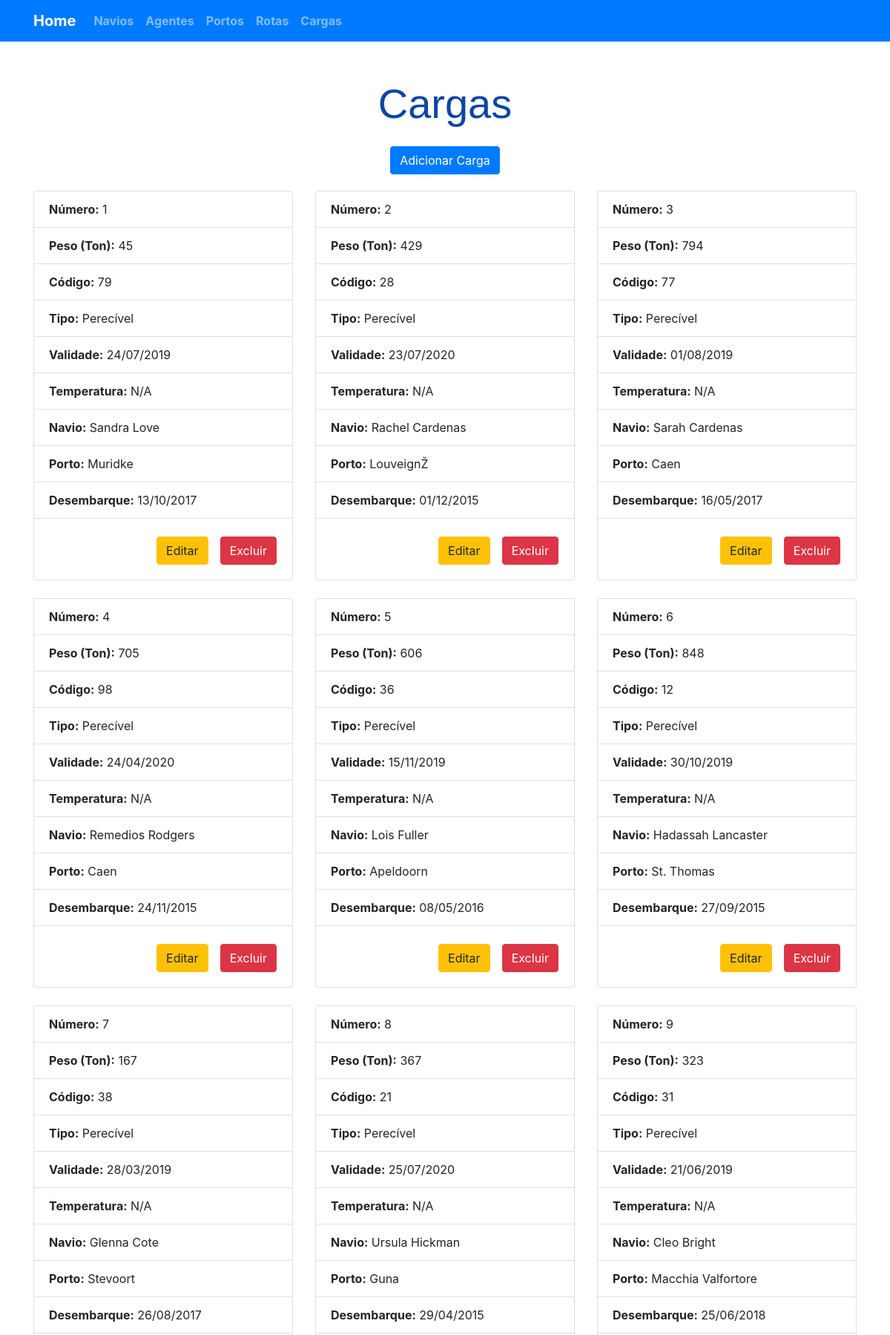
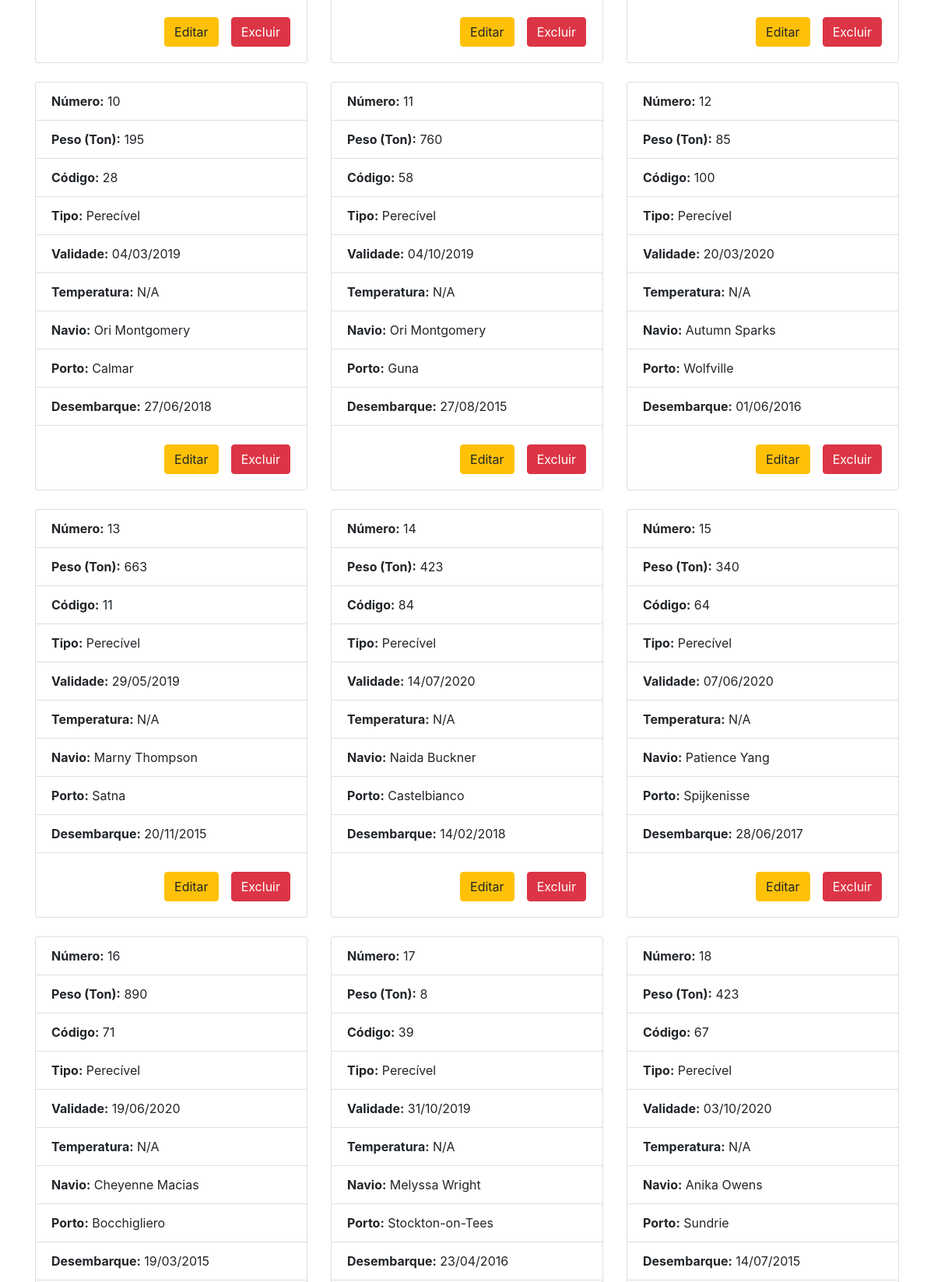
Page /cargaPage.php (upper part) on the committed database (2 pictures, top to bottom).
### tables this page shows
CREATE TABLE carga (
  numero INT UNSIGNED NOT NULL AUTO_INCREMENT,
  peso FLOAT NOT NULL,
  codigo INT UNSIGNED NOT NULL,
  tipo varchar(10) NOT NULL,
  data_validade varchar(11) DEFAULT NULL,
  temperatura_maxima FLOAT DEFAULT NULL,
  nome_navio varchar(100) NOT NULL,
  nome_porto varchar(100) NOT NULL,
  data_maxima_desembarque varchar(11) NOT NULL,
  PRIMARY KEY (numero),
  CONSTRAINT agente_carga_fk FOREIGN KEY (codigo) REFERENCES agente (codigo) ON DELETE CASCADE ON UPDATE CASCADE,
  CONSTRAINT navio_carga_fk FOREIGN KEY (nome_navio) REFERENCES navio (nome) ON DELETE CASCADE ON UPDATE CASCADE,
  CONSTRAINT porto_carga_fk FOREIGN KEY (nome_porto) REFERENCES porto (nome) ON DELETE CASCADE ON UPDATE CASCADE
);

### connection.php (called while the page is built, shortened)
<?php
function open_database(){
    try{
        $connection = new mysqli("localhost", "root", "", "empresa_portuaria");
        $connection->query("SET NAMES 'utf8'");
        return $connection;
    } catch (Exception $ex) {
        echo $ex->getMessage();
        return null;
    }
}
function selectAll($sql){
    $database = open_database();
    $result = $database->query($sql);
    while($row = mysqli_fetch_array($result)){
        $grupo[] = $row;
    }
    return $grupo;
}
function selectAllCargas(){
    $sql = "SELECT * FROM carga ORDER BY numero";
    return selectAll($sql);
}

### cargaPage.php (the view, shortened to what this page needs)
<!DOCTYPE html>
<?php include 'connection.php';
    try {
       $grupo = selectAllCargas();
   } catch (Exception $ex) {
       echo $ex->getMessage();
   }
?>
<?php
    function formataData($data){
        $array = explode("-", $data);
        $novaData = $array[2]."/".$array[1]."/".$array[0];
        return $novaData;
    }
?>
    <h1 class="mb-4 display-4">Cargas</h1>
    <p id="addlink">
        <a class="btn btn-primary" href="insertCarga.php">Adicionar Carga</a>
    </p>
    <div class="container mt-5">
            <div class="row mb-5 justify-content-center">
                <?php
                if($grupo){
                    foreach ($grupo as $carga){ ?>
                <div class="col-sm-11 col-md-6 col-lg-4 mt-4">
                    <div class="card">
                            <ul class="list-group list-group-flush">
                                <li class="list-group-item">
                                    <div class="d-inline font-weight-bold">Número:</div>
                                    <div class="d-inline"> <?=$carga["numero"]?> </div>
                                </li>
                                <li class="list-group-item">
                                    <div class="d-inline font-weight-bold">Peso (Ton):</div>
                                    <div class="d-inline"> <?=$carga["peso"]?> </div>
                                </li>
                                <li class="list-group-item">
                                    <div class="d-inline font-weight-bold">Código:</div>
                                    <div class="d-inline"> <?=$carga["codigo"]?> </div>
                                </li>
                                <li class="list-group-item">
                                    <div class="d-inline font-weight-bold">Tipo:</div>
                                    <div class="d-inline"> <?php if($carga["tipo"] == "perecivel"){echo 'Perecível';} else {echo 'Sensível';}?> </div>
                                </li>
                                <li class="list-group-item">
                                    <div class="d-inline font-weight-bold">Validade:</div>
                                    <div class="d-inline"> <?php if($carga["data_validade"]){echo formataData($carga["data_validade"]);} else {echo 'N/A';}?> </div>
                                </li>
                                <li class="list-group-item">
                                    <div class="d-inline font-weight-bold">Temperatura:</div>
                                    <div class="d-inline"> <?php if($carga["temperatura_maxima"]){echo $carga["temperatura_maxima"]."C";} else {echo 'N/A';}?> </div>
                                </li>
                                <li class="list-group-item">
                                    <div class="d-inline font-weight-bold">Navio:</div>
                                    <div class="d-inline"> <?=$carga["nome_navio"]?> </div>
                                </li>
                                <li class="list-group-item">
                                    <div class="d-inline font-weight-bold">Porto:</div>
                                    <div class="d-inline"> <?=$carga["nome_porto"]?> </div>
                                </li>
                                <li class="list-group-item">
                                    <div class="d-inline font-weight-bold">Desembarque:</div>
                                    <div class="d-inline"> <?php if($carga["data_maxima_desembarque"]){echo formataData($carga["data_maxima_desembarque"]);} else {echo 'N/A';}?> </div>
                                </li>
                            </ul>
                        <div class="card-body ml-auto">
                            <div class="row">
                                <form class="mr-3 mt-1" name="alterar" action="updateCarga.php" method="POST">
                                    <input class="btn btn-warning" type="submit" value="Editar" name="editar" />
                                </form>
                                <form class="mr-3 mt-1" name="excluir" action="connection.php" method="POST">
                                    <input class="btn btn-danger" type="submit" value="Excluir" name="excluir" />
                                </form>
                            </div>
                        </div>
                    </div>
                </div>
                <?php }
                }
                ?>
            </div>
        </div>

### css/inicialPage.css (style rules this page uses)
h1 { font-family: sans-serif; text-align: center; color: #0D47A1; top:50px; position: relative; }
p#addlink { display: block; top:50px; position: relative; text-align: center; }
a { font-weight: bolder; text-decoration: none; }

### rows in the picture
carga: numero "1", peso "45", codigo "79", tipo "Perecível", data_validade "24/07/2019", shows "N/A", nome_navio "Sandra Love", nome_porto "Muridke", data_maxima_desembarque "13/10/2017"
carga: numero "2", peso "429", codigo "28", tipo "Perecível", data_validade "23/07/2020", shows "N/A", nome_navio "Rachel Cardenas", nome_porto "LouveignŽ", data_maxima_desembarque "01/12/2015"
carga: numero "3", peso "794", codigo "77", tipo "Perecível", data_validade "01/08/2019", shows "N/A", nome_navio "Sarah Cardenas", nome_porto "Caen", data_maxima_desembarque "16/05/2017"
carga: numero "4", peso "705", codigo "98", tipo "Perecível", data_validade "24/04/2020", shows "N/A", nome_navio "Remedios Rodgers", nome_porto "Caen", data_maxima_desembarque "24/11/2015"
carga: numero "5", peso "606", codigo "36", tipo "Perecível", data_validade "15/11/2019", shows "N/A", nome_navio "Lois Fuller", nome_porto "Apeldoorn", data_maxima_desembarque "08/05/2016"
carga: numero "6", peso "848", codigo "12", tipo "Perecível", data_validade "30/10/2019", shows "N/A", nome_navio "Hadassah Lancaster", nome_porto "St. Thomas", data_maxima_desembarque "27/09/2015"
carga: numero "7", peso "167", codigo "38", tipo "Perecível", data_validade "28/03/2019", shows "N/A", nome_navio "Glenna Cote", nome_porto "Stevoort", data_maxima_desembarque "26/08/2017"
carga: numero "8", peso "367", codigo "21", tipo "Perecível", data_validade "25/07/2020", shows "N/A", nome_navio "Ursula Hickman", nome_porto "Guna", data_maxima_desembarque "29/04/2015"
carga: numero "9", peso "323", codigo "31", tipo "Perecível", data_validade "21/06/2019", shows "N/A", nome_navio "Cleo Bright", nome_porto "Macchia Valfortore", data_maxima_desembarque "25/06/2018"
carga: numero "10", peso "195", codigo "28", tipo "Perecível", data_validade "04/03/2019", shows "N/A", nome_navio "Ori Montgomery", nome_porto "Calmar", data_maxima_desembarque "27/06/2018"
carga: numero "11", peso "760", codigo "58", tipo "Perecível", data_validade "04/10/2019", shows "N/A", nome_navio "Ori Montgomery", nome_porto "Guna", data_maxima_desembarque "27/08/2015"
carga: numero "12", peso "85", codigo "100", tipo "Perecível", data_validade "20/03/2020", shows "N/A", nome_navio "Autumn Sparks", nome_porto "Wolfville", data_maxima_desembarque "01/06/2016"
carga: numero "13", peso "663", codigo "11", tipo "Perecível", data_validade "29/05/2019", shows "N/A", nome_navio "Marny Thompson", nome_porto "Satna", data_maxima_desembarque "20/11/2015"
carga: numero "14", peso "423", codigo "84", tipo "Perecível", data_validade "14/07/2020", shows "N/A", nome_navio "Naida Buckner", nome_porto "Castelbianco", data_maxima_desembarque "14/02/2018"
carga: numero "15", peso "340", codigo "64", tipo "Perecível", data_validade "07/06/2020", shows "N/A", nome_navio "Patience Yang", nome_porto "Spijkenisse", data_maxima_desembarque "28/06/2017"
carga: numero "16", peso "890", codigo "71", tipo "Perecível", data_validade "19/06/2020", shows "N/A", nome_navio "Cheyenne Macias", nome_porto "Bocchigliero", data_maxima_desembarque "19/03/2015"
carga: numero "17", peso "8", codigo "39", tipo "Perecível", data_validade "31/10/2019", shows "N/A", nome_navio "Melyssa Wright", nome_porto "Stockton-on-Tees", data_maxima_desembarque "23/04/2016"
carga: numero "18", peso "423", codigo "67", tipo "Perecível", data_validade "03/10/2020", shows "N/A", nome_navio "Anika Owens", nome_porto "Sundrie", data_maxima_desembarque "14/07/2015"
